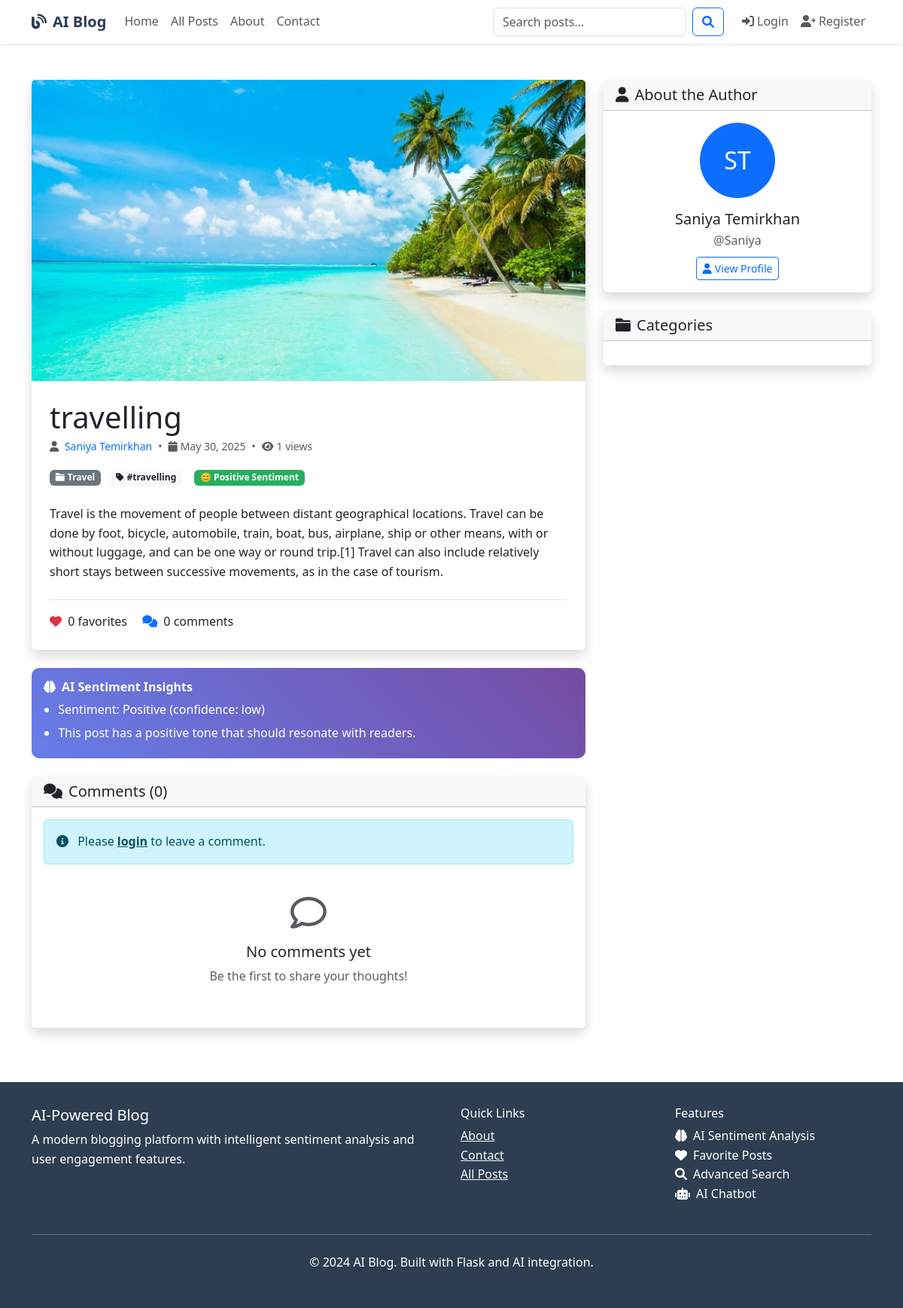
Page /blog/post/1 on the earlier database version.
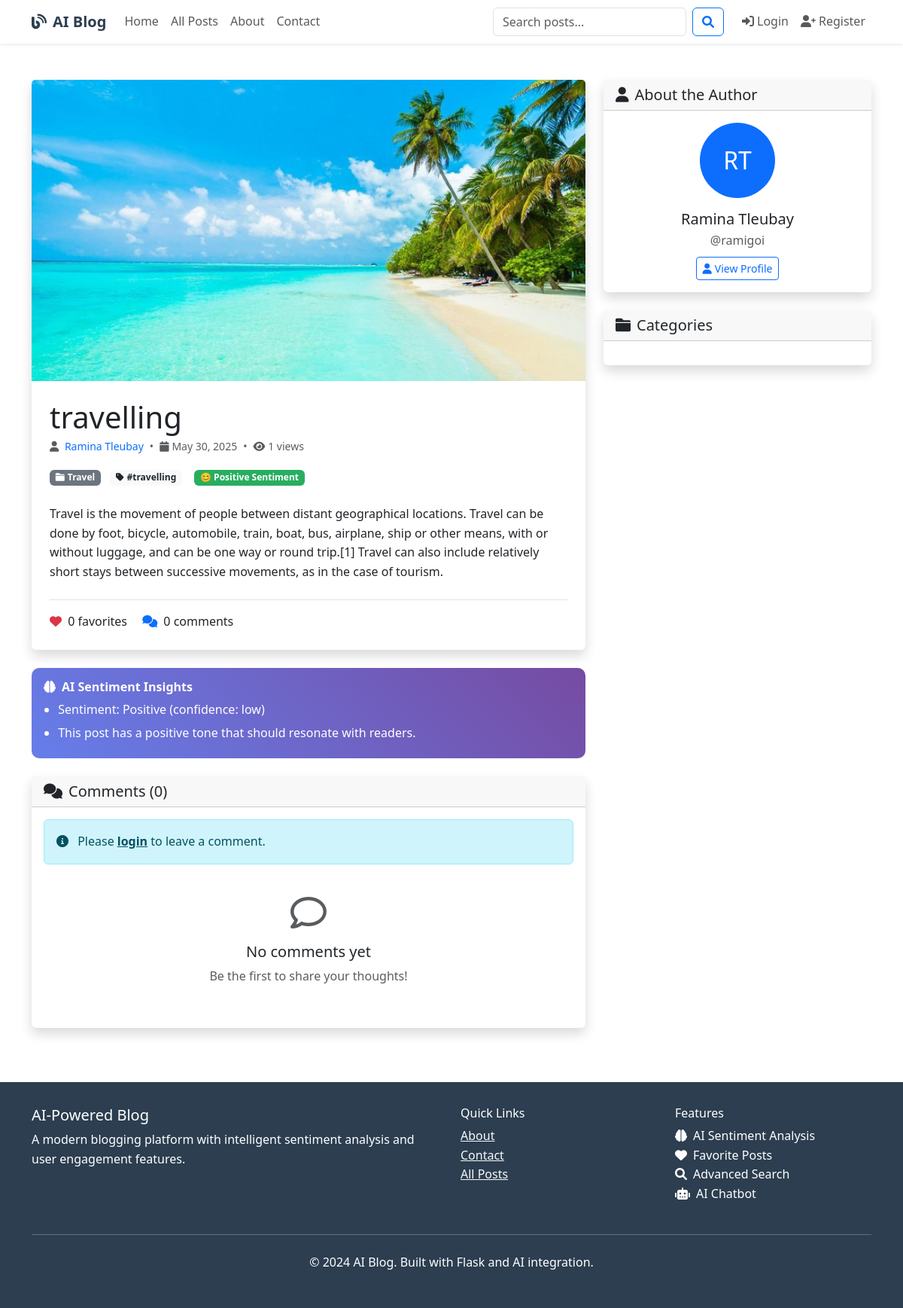
Same page on the later database version.
### models.py (models this page shows, shortened)
class User(UserMixin, db.Model):
    id = db.Column(db.Integer, primary_key=True)
    username = db.Column(db.String(80), unique=True, nullable=False)
    email = db.Column(db.String(120), unique=True, nullable=False)
    password_hash = db.Column(db.String(120), nullable=False)
    first_name = db.Column(db.String(50), nullable=False)
    last_name = db.Column(db.String(50), nullable=False)
    bio = db.Column(db.Text)
    profile_image = db.Column(db.String(200), default='default.jpg')
    created_at = db.Column(db.DateTime, default=datetime.utcnow)
    is_active = db.Column(db.Boolean, default=True)
    posts = db.relationship('BlogPost', backref='author', lazy='dynamic', cascade='all, delete-orphan')
    comments = db.relationship('Comment', backref='author', lazy='dynamic', cascade='all, delete-orphan')
    favorites = db.relationship('Favorite', backref='user', lazy='dynamic', cascade='all, delete-orphan')
    def get_full_name(self):
        return f"{self.first_name} {self.last_name}"

### blueprints/blog.py (the view)
@blog_bp.route('/post/<int:id>')
def view_post(id):
    post = BlogPost.query.get_or_404(id)
    post.increment_views()
    comments = Comment.query.filter_by(post_id=id, approved=True)\
                           .order_by(desc(Comment.created_at)).all()
    comment_form = CommentForm() if current_user.is_authenticated else None
    related_posts = []
    if post.category:
        related_posts = BlogPost.query.filter_by(category_id=post.category_id, published=True)\
                                     .filter(BlogPost.id != post.id)\
                                     .limit(3).all()
    sentiment_insights = None
    if post.sentiment_score is not None:
        sentiment_data = {
            'score': post.sentiment_score,
            'label': post.sentiment_label,
            'confidence': post.sentiment_confidence
        }
        sentiment_insights = sentiment_analyzer.get_sentiment_insights(sentiment_data)
    return render_template('blog/view_post.html',
                         post=post,
                         comments=comments,
                         comment_form=comment_form,
                         related_posts=related_posts,
                         sentiment_insights=sentiment_insights)

### models.py (called while the page is built)
    def increment_views(self):
        try:
            self.views = (self.views or 0) + 1
            db.session.commit()
        except Exception as e:
            print(f"Error incrementing views: {e}")
            db.session.rollback()

    def get_sentiment_emoji(self):
        if self.sentiment_label == 'positive':
            return '😊'
        elif self.sentiment_label == 'negative':
            return '😔'
        else:
            return '😐'

    def get_favorite_count(self):
        try:
            return self.favorites.count()
        except Exception as e:
            print(f"Error getting favorite count: {e}")
            return 0

### templates/blog/view_post.html (shortened to what the changed rows need)
{% extends "base.html" %}
{% block content %}
<div class="container py-5">
    <div class="row">
        <div class="col-lg-8">
            <div class="card shadow mb-4">
                <div class="card-body p-4">
                    <div class="d-flex justify-content-between align-items-start mb-3">
                        <div>
                            <h1 class="card-title mb-1">{{ post.title }}</h1>
                            <div class="d-flex align-items-center text-muted small">
                                <span>
                                    <i class="fas fa-user me-1"></i>
                                    <a href="#" class="text-decoration-none">{{ post.author.get_full_name() }}</a>
                                </span>
                            </div>
                        </div>
                    </div>
                </div>
            </div>
        </div>
        <div class="col-lg-4">
            <div class="card shadow mb-4">
                <div class="card-body text-center">
                    {% if post.author.profile_image and post.author.profile_image != 'default.jpg' %}
                    <img src="{{ url_for('static', filename='uploads/profiles/' + post.author.profile_image) }}"
                         class="rounded-circle img-thumbnail mb-3" width="100" height="100" alt="{{ post.author.get_full_name() }}">
                    {% else %}
                    <div class="bg-primary rounded-circle d-flex align-items-center justify-content-center text-white mx-auto mb-3"
                         style="width: 100px; height: 100px; font-size: 2rem;">
                        {{ post.author.first_name[0] }}{{ post.author.last_name[0] }}
                    </div>
                    {% endif %}
                    <h5 class="mb-1">{{ post.author.get_full_name() }}</h5>
                    <p class="text-muted mb-2">@{{ post.author.username }}</p>
                    <a href="{{ url_for('auth.profile', id=post.author.id) }}" class="btn btn-outline-primary btn-sm">
                        <i class="fas fa-user me-1"></i>View Profile
                    </a>
                </div>
            </div>
        </div>
    </div>
</div>
{% endblock %}

Differences in the rows shown:
changed User: author.get_full_name "Saniya Temirkhan" → "Ramina Tleubay"; author "S" → "R"; author.username "Saniya" → "ramigoi"
